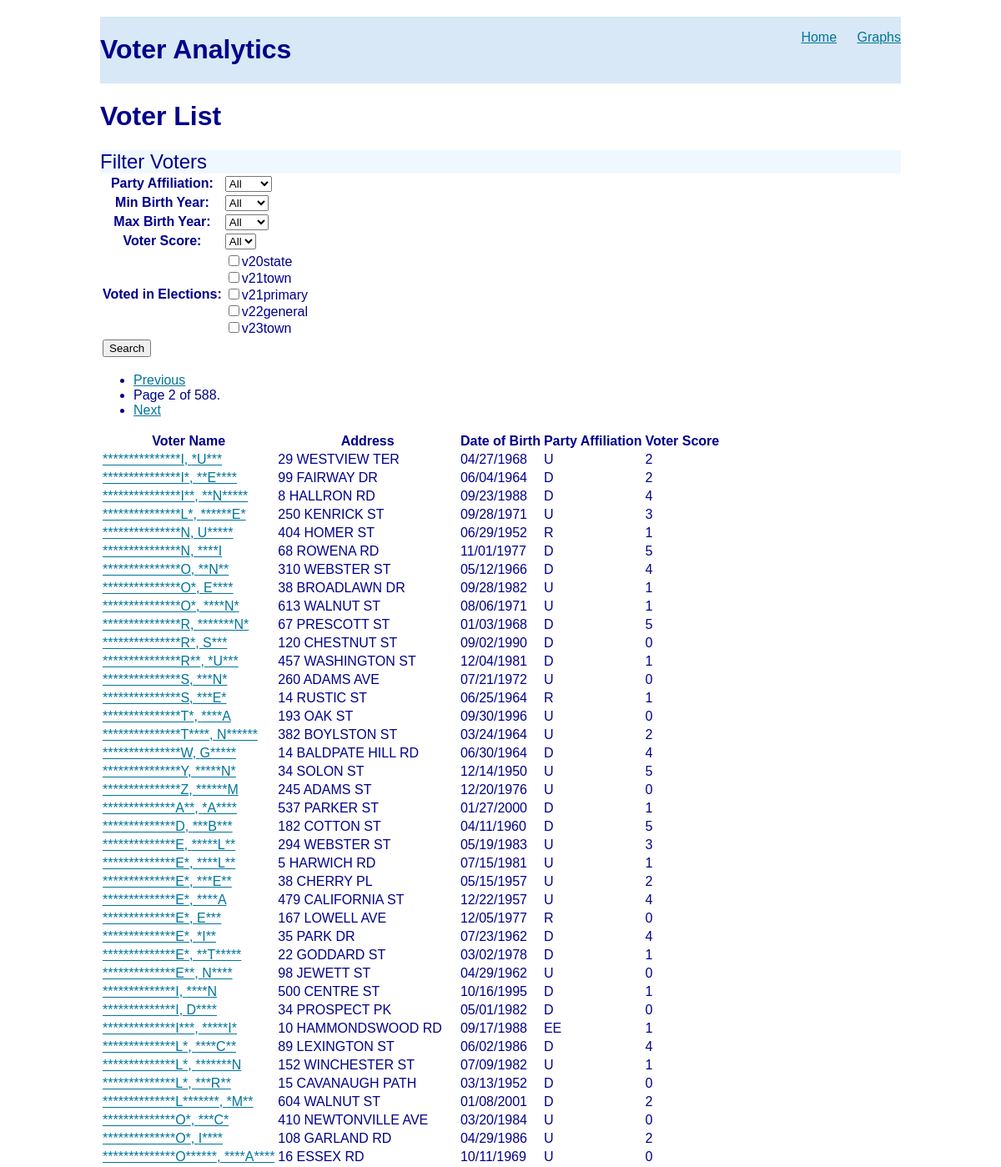
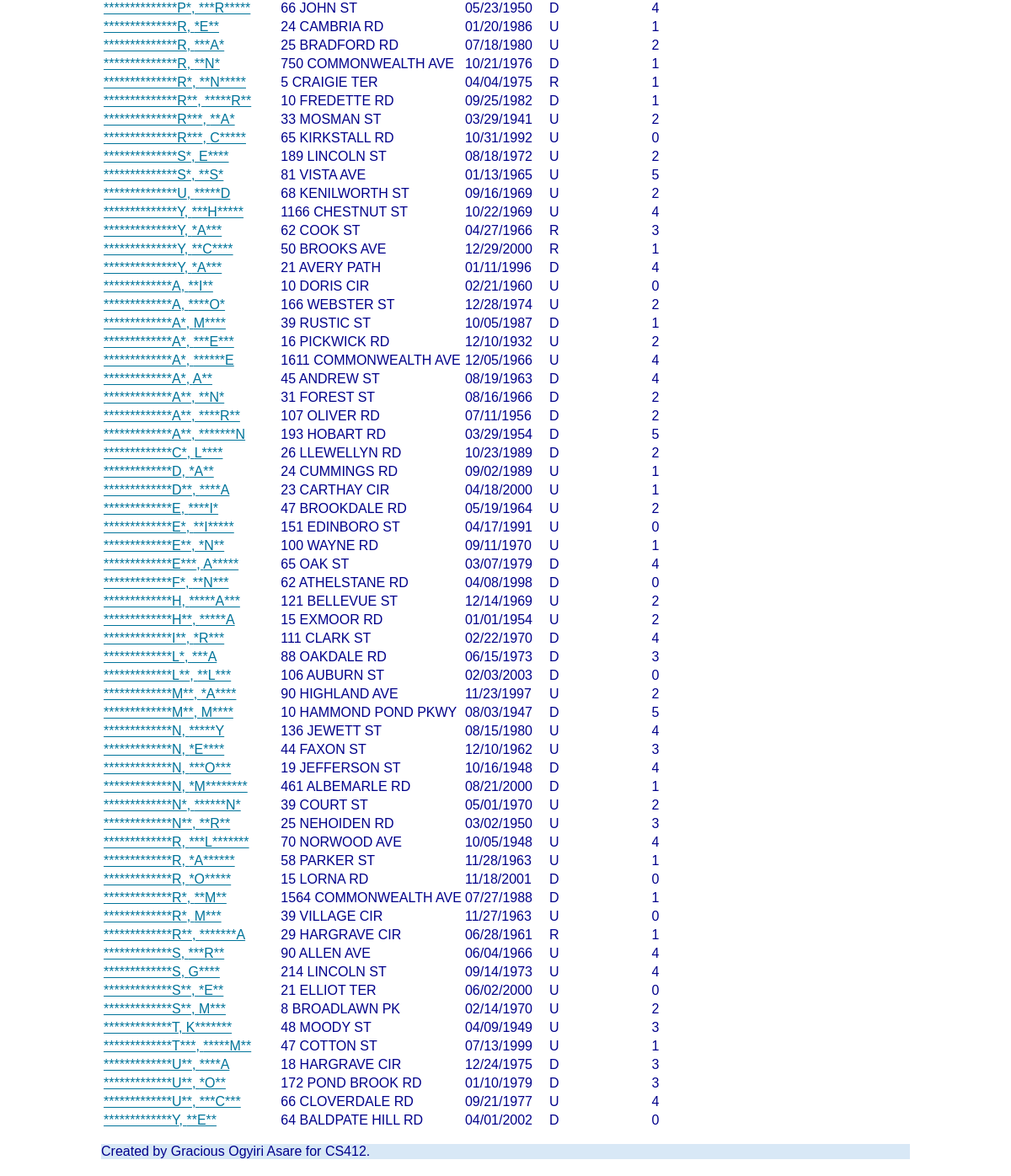
Screenshot of /voter_analytics/?page=2 with the database file from the repository (2 pictures, top to bottom).
### voter_analytics/models.py (models this page shows, shortened)
class Voter(models.Model):
    first_name = models.TextField(blank=True)
    last_name = models.TextField(blank=True)
    street_number = models.TextField(blank=True)
    street_name = models.TextField(blank=True)
    apartment_number = models.TextField(blank=True)
    zip_code = models.TextField(blank=True)
    dob = models.DateField(null=True, blank=True)
    date_of_registration = models.DateField(null=True, blank=True)
    party_affiliation = models.TextField(blank=True)
    precinct = models.TextField(blank=True)
    v20state = models.BooleanField(blank=True)
    v21town = models.BooleanField(default=False)
    v21primary = models.BooleanField(default=False)
    v22general = models.BooleanField(default=False)
    v23town = models.BooleanField(default=False)
    voter_score = models.IntegerField()

### voter_analytics/views.py (the view)
# urls.py: path('', views.VoterListView.as_view(), name='home'),
class VoterListView(ListView):
    model = Voter
    template_name = 'voter_analytics/results.html'
    context_object_name = 'voters'
    paginate_by = 100
    def get_queryset(self):
        results = super().get_queryset().order_by('last_name')
        if 'max_birth_year' in self.request.GET:
            max_year = self.request.GET['max_birth_year']
            if max_year:
                results = results.filter(dob__year__lte=int(max_year))
        if 'min_birth_year' in self.request.GET:
            min_year = self.request.GET['min_birth_year']
            if min_year:
                results = results.filter(dob__year__gte=int(min_year))
        if 'party_affiliation' in self.request.GET:
            party = self.request.GET['party_affiliation']
            if party:
                results = results.filter(party_affiliation=party)
        if 'voter_score' in self.request.GET:
            score = self.request.GET['voter_score']
            if score:
                results = results.filter(voter_score=int(score))
        if 'v20state' in self.request.GET:
            results = results.filter(v20state=True)
        if 'v21town' in self.request.GET:
            results = results.filter(v21town=True)
        if 'v21primary' in self.request.GET:
            results = results.filter(v21primary=True)
        if 'v22general' in self.request.GET:
            results = results.filter(v22general=True)
        if 'v23town' in self.request.GET:
            results = results.filter(v23town=True)
        return results

### voter_analytics/templates/voter_analytics/results.html
{% extends "voter_analytics/base.html" %} {% block content %}
<div class="container">
  <h1>Voter List</h1>
  <div class="row"> {% include "voter_analytics/search.html" %} </div>
  <div class="row">
    {% if is_paginated %}
    <ul class="pagination">
      {% if page_obj.has_previous %}
      <li>
        <span
          ><a href="?page={{ page_obj.previous_page_number }}"
            >Previous</a
          ></span
        >
      </li>
      {% endif %}
      <li class="">
        <span>Page {{ page_obj.number }} of {{ page_obj.paginator.num_pages }}.</span
        >
      </li>
      {% if page_obj.has_next %}
      <li>
        <span><a href="?page={{ page_obj.next_page_number }}">Next</a></span>
      </li>
      {% endif %}
    </ul>
    {% endif %}
  </div>
  <div class="row">
    <table>
      <tr>
        <th>Voter Name</th>
        <th>Address</th>
        <th>Date of Birth</th>
        <th>Party Affiliation</th>
        <th>Voter Score</th>
      </tr>
      {% for voter in voters %}
      <tr>
        <td><a href="{% url 'voter' voter.pk %}"> {{ voter.last_name }}, {{ voter.first_name }}  </a></td>
        <td>{{ voter.street_number }} {{ voter.street_name }}</td>
        <td>{{ voter.dob|date:"m/d/Y" }}</td>
        <td>{{ voter.party_affiliation }}</td>
        <td>{{ voter.voter_score }}</td>
      </tr>
      {% endfor %}
    </table>
  </div>
</div>
{% endblock content %}

### static/voter_analytics-style.css (style rules this page uses)
body { background-color: #fff; color: rgb(162, 193, 224); font-family: arial; }
a, a:visited { color: rgb(0, 116, 154); text-decoration: underline; }
body { max-width: 960px; margin: 20px auto; padding: 20px auto; color: darkblue; }

### rows the page displays
Voter: last_name "***************T*", first_name "****A", street_number "193", street_name "OAK ST", dob "09/30/1996", party_affiliation "U", voter_score "0"
Voter: last_name "**************Y", first_name "***H*****", street_number "1166", street_name "CHESTNUT ST", dob "10/22/1969", party_affiliation "U", voter_score "4"
Voter: last_name "*************A**", first_name "**N*", street_number "31", street_name "FOREST ST", dob "08/16/1966", party_affiliation "D", voter_score "2"
Voter: last_name "*************D**", first_name "****A", street_number "23", street_name "CARTHAY CIR", dob "04/18/2000", party_affiliation "U", voter_score "1"
Voter: last_name "*************E***", first_name "A*****", street_number "65", street_name "OAK ST", dob "03/07/1979", party_affiliation "D", voter_score "4"
Voter: last_name "*************R**", first_name "*******A", street_number "29", street_name "HARGRAVE CIR", dob "06/28/1961", party_affiliation "R", voter_score "1"
Voter: last_name "*************S**", first_name "*E**", street_number "21", street_name "ELLIOT TER", dob "06/02/2000", party_affiliation "U", voter_score "0"
Voter: last_name "*************U**", first_name "****A", street_number "18", street_name "HARGRAVE CIR", dob "12/24/1975", party_affiliation "D", voter_score "3"

### other values shown
{{ page_obj.number }} "2"
{{ page_obj.paginator.num_pages }} "588"
